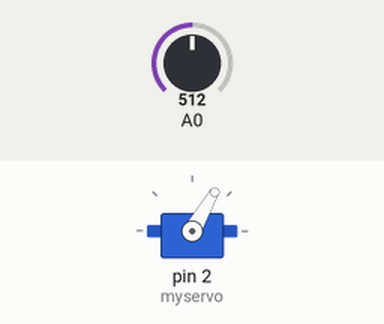
The sketch below on a simulated Arduino Uno, built with avr-gcc and run on an emulated ATmega328P. Parts: servo. The test bench sets the inputs (shaded band); at power-on: A0 = 512.

Above: at 1.2 s.
1.3 s: A0 set to 716
At 2.1 s:
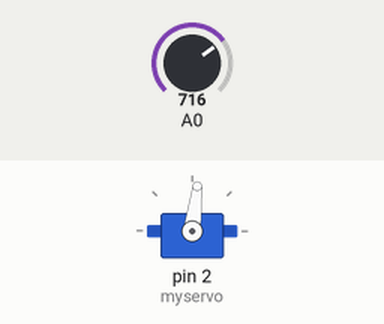
2.8 s: A0 set to 900
At 4.0 s:
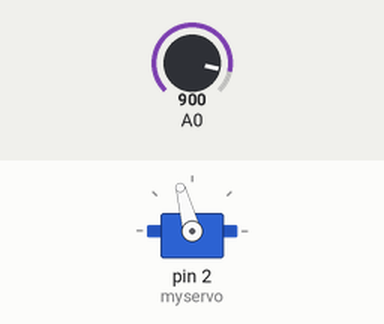
4.3 s: A0 set to 1023
At 5.5 s:
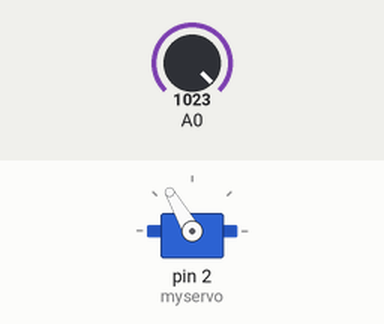
5.8 s: A0 set to 511
At 6.4 s:
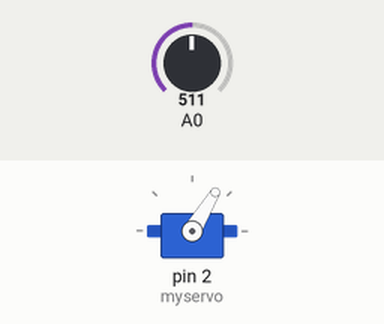
7.3 s: A0 set to 306
At 7.8 s:
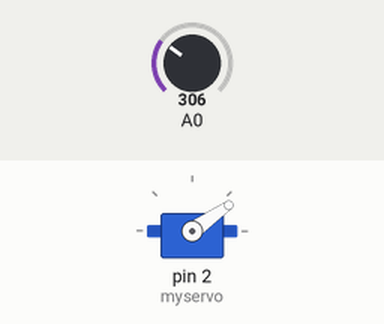
Timing chart, 0 to 9.8 s (numbered marks = the images above; inputs shaded):
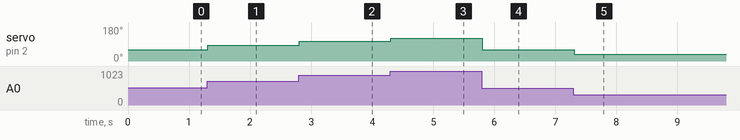

The sketch:

Servo_and_VariableResistor.ino
```cpp
#include <Servo.h>
Servo myservo;
void setup()
{
	myservo.attach(2);
}
void loop()
{
	int val = analogRead(A0);
	int rad = map(val, 0, 1023, 0, 120);
	myservo.write(rad);
	delay(15);
}
```

Measured:
- after the input at 1.3 s, servo on pin 2 (myservo): 60° → 83° at once
- after the input at 2.8 s, servo on pin 2 (myservo): 83° → 105° at once
- after the input at 4.3 s, servo on pin 2 (myservo): 105° → 120° at once
- after the input at 5.8 s, servo on pin 2 (myservo): 120° → 59° at once
- after the input at 7.3 s, servo on pin 2 (myservo): 59° → 35° at once
